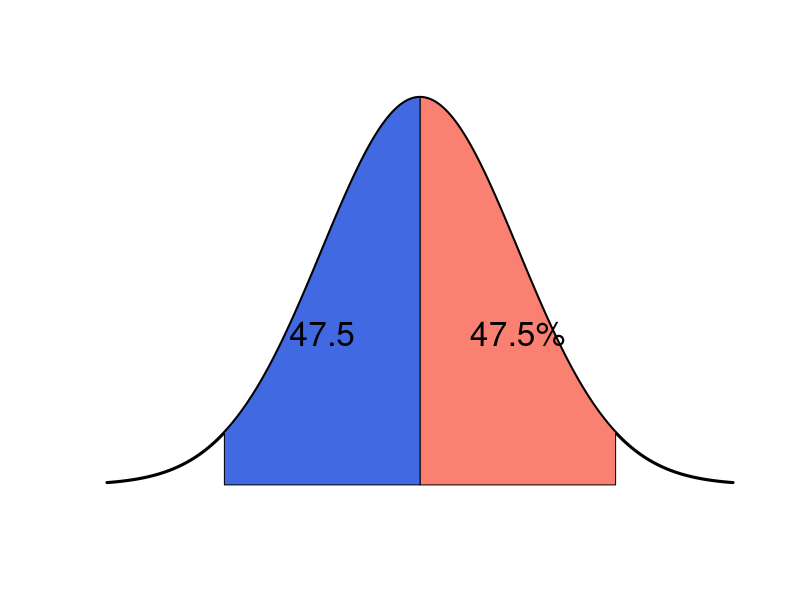
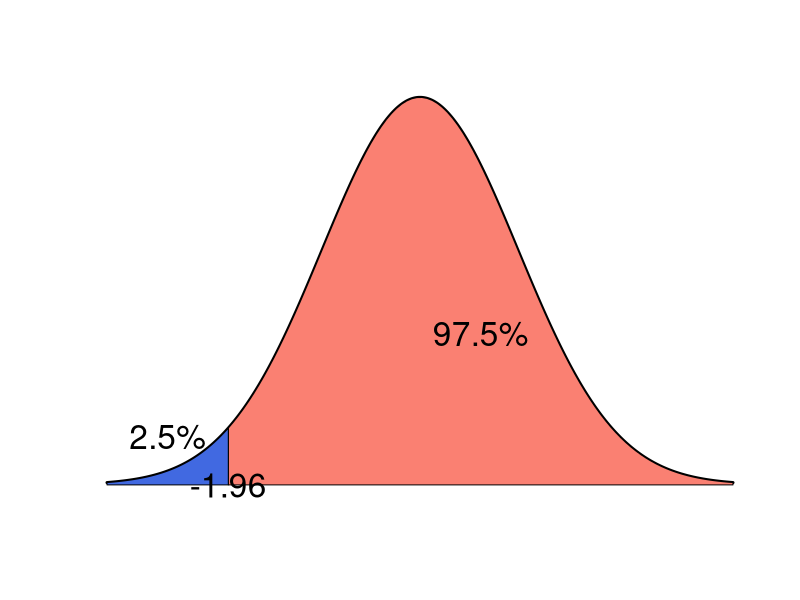
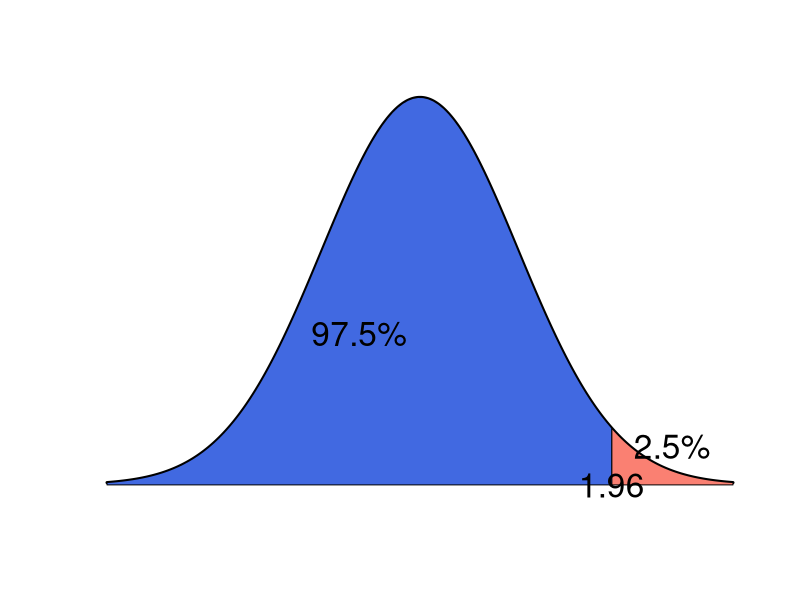
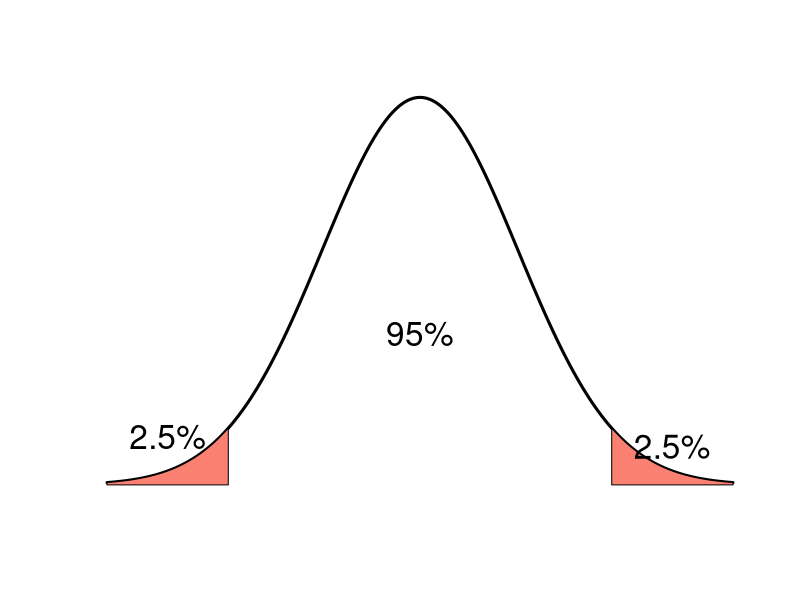
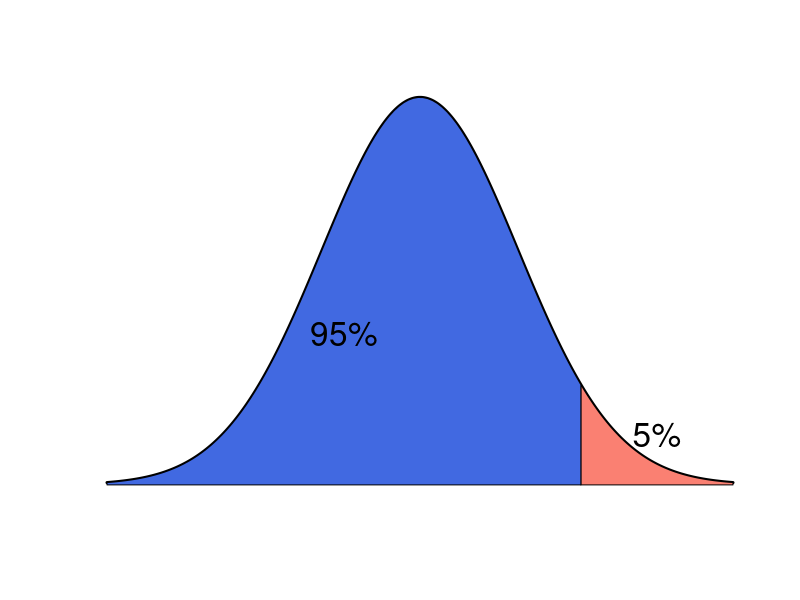
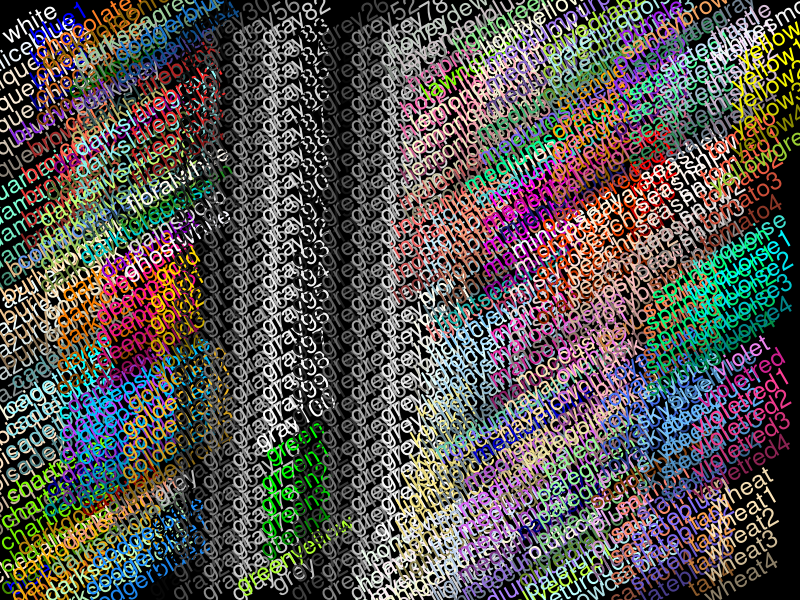

Write R code to recreate these figures, in order.
xval <- seq(-3.2, 3.2, length = 1000)
yval<- dnorm(xval)

plot(xval, yval, type = "l", axes = FALSE, frame = FALSE, lwd = 3, xlab = "", ylab = "")

x <- seq(0, 2, length = 100)
polygon(c(x, rev(x)),c(dnorm(x), rep(0, length(x))), col = "salmon")
text(mean(x), mean(dnorm(xval)), "47.5%", cex = 2)

x <- seq(-2, 0, length = 100)
polygon(c(x, rev(x)),c(dnorm(x), rep(0, length(x))), col = "royalblue")
text(mean(x), mean(dnorm(xval)), "47.5", cex = 2)

plot(xval, yval, type = "l", axes = FALSE, frame = FALSE, lwd = 3, xlab = "", ylab = "")
x <- seq(-1.96, 3.2, length = 100)
polygon(c(x, rev(x)),c(dnorm(x), rep(0, length(x))), col = "salmon")
text(mean(x), mean(dnorm(xval)), "97.5%", cex = 2)
x <- seq(-3.2, -1.96, length = 100)
polygon(c(x, rev(x)),c(dnorm(x), rep(0, length(x))), col = "royalblue")
text(mean(x), mean(dnorm(x)) + .03, "2.5%", cex = 2)
text(-1.96, 0, "-1.96", cex = 2)


plot(xval, yval, type = "l", axes = FALSE, frame = FALSE, lwd = 3, xlab = "", ylab = "")
x <- seq(1.96, 3.2, length = 100)
polygon(c(x, rev(x)),c(dnorm(x), rep(0, length(x))), col = "salmon")
text(mean(x), mean(dnorm(x))+.02, "2.5%", cex = 2)
x <- seq(-3.2, 1.96, length = 100)
polygon(c(x, rev(x)),c(dnorm(x), rep(0, length(x))), col = "royalblue")
text(mean(x), mean(dnorm(xval)), "97.5%", cex = 2)
text(1.96, 0, "1.96", cex = 2)

plot(xval, yval, type = "l", axes = FALSE, frame = FALSE, lwd = 3, xlab = "", ylab = "")
x <- seq(1.96, 3.2, length = 100)
polygon(c(x, rev(x)),c(dnorm(x), rep(0, length(x))), col = "salmon")
text(mean(x), mean(dnorm(x))+.02, "2.5%", cex = 2)
x <- seq(-3.2, -1.96, length = 100)
polygon(c(x, rev(x)),c(dnorm(x), rep(0, length(x))), col = "salmon")
text(mean(x), mean(dnorm(x)) + .03, "2.5%", cex = 2)
text(0, mean(dnorm(xval)), "95%", cex = 2)


plot(xval, yval, type = "l", axes = FALSE, frame = FALSE, lwd = 3, xlab = "", ylab = "")
x <- seq(qnorm(.95), 3.2, length = 100)
polygon(c(x, rev(x)),c(dnorm(x), rep(0, length(x))), col = "salmon")
text(mean(x), mean(dnorm(x))+.02, "5%", cex = 2)
x <- seq(-3.2, qnorm(.95), length = 100)
polygon(c(x, rev(x)),c(dnorm(x), rep(0, length(x))), col = "royalblue")
text(mean(x), mean(dnorm(xval)), "95%", cex = 2)

png("bkg.png", 1920, 1080)
showCols1 <- function(bg = "black", cex = 1.5, srt = 30) {
  m <- ceiling(sqrt(n <- length(cl <- colors())))
  length(cl) <- m*m; cm <- matrix(cl, m)
  ##
  require("graphics")
  op <- par(mar=rep(0,4), ann=FALSE, bg = bg); on.exit(par(op))
  plot(1:m,1:m, type="n", axes=FALSE)
  text(col(cm), rev(row(cm)), cm,  col = cl, cex=cex, srt=srt)
}
showCols1()
dev.off()

